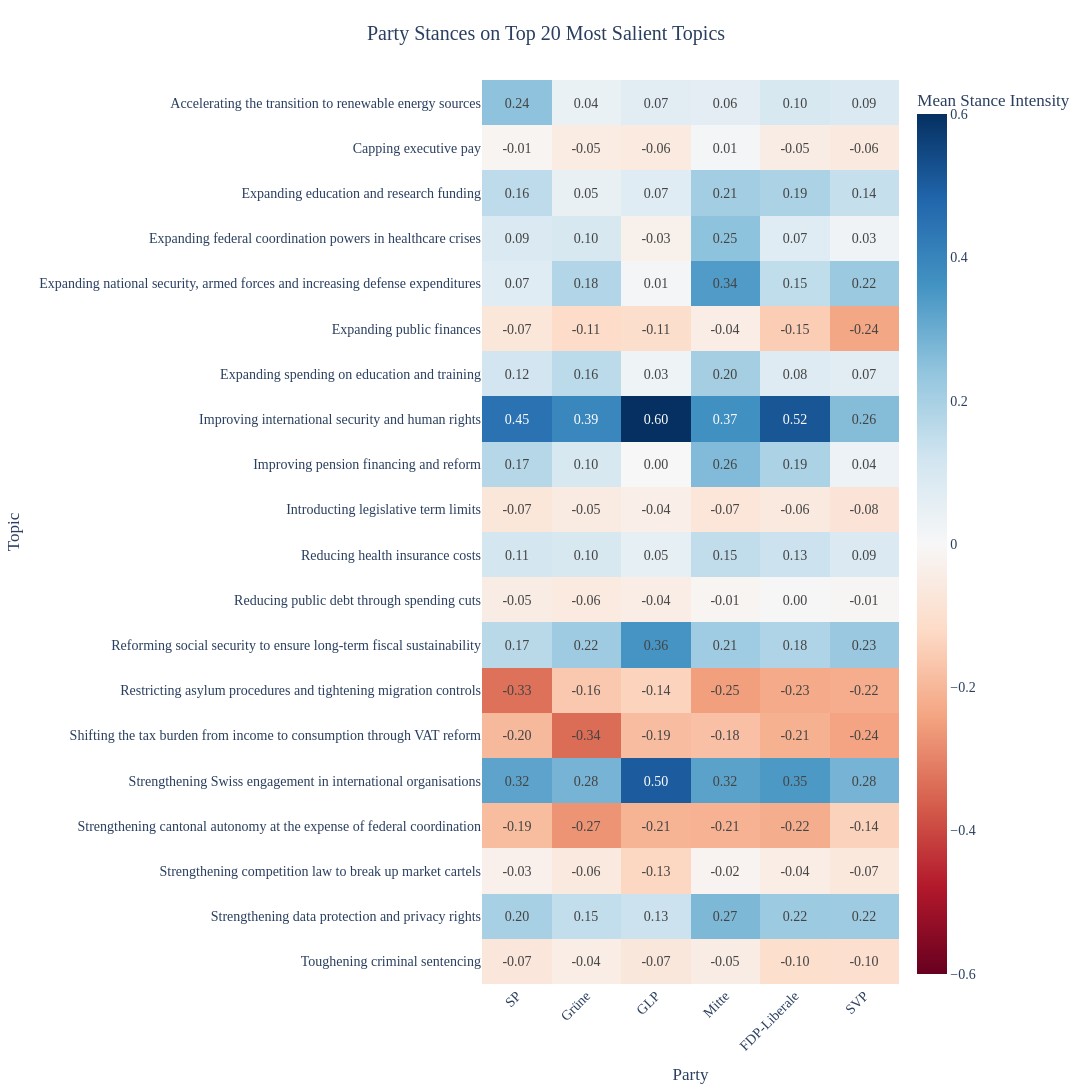

Write notebook code for a chart like this one.
### Markdown cell above
### The Ideological Heatmap

### Code cell
# Figure 2: Party Stances on Top 20 Most Salient Topics (Plotly Heatmap)
# Select top 20 topics by total speech volume for a cleaner plot
top_20_topics = (
    df_major["Representation_with_Direction"].value_counts().nlargest(20).index
)

heatmap_data = (
    df_major[df_major["Representation_with_Direction"].isin(top_20_topics)]
    .groupby(["Representation_with_Direction", "party"])["Stance_Intensity"]
    .mean()
    .unstack(level="party")
)

heatmap_data = heatmap_data[spectrum_order]  # left-to-right sorting

fig = px.imshow(
    heatmap_data,
    labels=dict(x="Party", y="Topic", color="Mean Stance Intensity"),
    x=spectrum_order,
    y=heatmap_data.index,
    color_continuous_scale="RdBu",
    color_continuous_midpoint=0,
    aspect="auto",
    title="Party Stances on Top 20 Most Salient Topics",
)

fig.update_traces(text=heatmap_data.values, texttemplate="%{text:.2f}")

fig.update_layout(**pub_layout, xaxis_tickangle=-45, height=1200, width=1200)

fig.show()
# pio.write_image(fig, "party_stance_top20_heatmap.pdf")

### Figure 1 — Plotly figure (JSON) as saved in the notebook; plotly's stock layout.template omitted (floating-point values rounded to 4 significant figures)
{"data": [{"coloraxis": "coloraxis", "hovertemplate": "Party: %{x}<br>Topic: %{y}<br>Mean Stance Intensity: %{z}<extra></extra>", "name": "0", "text": [[0.2442, 0.04255, 0.06522, 0.06456, 0.1003, 0.08806], [-0.01439, -0.0509, -0.05723, 0.0131, -0.04712, -0.05922], [0.1564, 0.0482, 0.07133, 0.2086, 0.1925, 0.1424], [0.08986, 0.1019, -0.0294, 0.2455, 0.07415, 0.02602], [0.07175, 0.1787, 0.01324, 0.3406, 0.1518, 0.225], [-0.07357, -0.1113, -0.1057, -0.04336, -0.1512, -0.2354], [0.1179, 0.1616, 0.02691, 0.2046, 0.07728, 0.0676], [0.4489, 0.3932, 0.6002, 0.3675, 0.5166, 0.2603], [0.1739, 0.09794, 0.00154, 0.2637, 0.1918, 0.0357], [-0.07147, -0.05133, -0.03691, -0.07386, -0.05903, -0.081], [0.112, 0.09713, 0.05218, 0.1498, 0.1289, 0.0877], [-0.04807, -0.05669, -0.04332, -0.01324, -0.002701, -0.006471], [0.1651, 0.2162, 0.3576, 0.2147, 0.1827, 0.227], [-0.3304, -0.1632, -0.1362, -0.2501, -0.2273, -0.2218], [-0.1952, -0.3392, -0.1875, -0.1799, -0.2142, -0.2412], [0.3211, 0.2831, 0.5018, 0.324, 0.3453, 0.283], [-0.1896, -0.2693, -0.2076, -0.2112, -0.2206, -0.1408], [-0.03032, -0.05924, -0.1287, -0.01746, -0.04364, -0.06522], [0.2003, 0.1495, 0.1287, 0.2705, 0.2203, 0.2168], [-0.07117, -0.04203, -0.06926, -0.04574, -0.1047, -0.1016]], "texttemplate": "%{text:.2f}", "type": "heatmap", "x": ["SP", "Grüne", "GLP", "Mitte", "FDP-Liberale", "SVP"], "xaxis": "x", "y": ["Accelerating the transition to renewable energy sources", "Capping executive pay", "Expanding education and research funding", "Expanding federal coordination powers in healthcare crises", "Expanding national security, armed forces and increasing defense expenditures", "Expanding public finances", "Expanding spending on education and training", "Improving international security and human rights", "Improving pension financing and reform", "Introducting legislative term limits", "Reducing health insurance costs", "Reducing public debt through spending cuts", "Reforming social security to ensure long-term fiscal sustainability", "Restricting asylum procedures and tightening migration controls", "Shifting the tax burden from income to consumption through VAT reform", "Strengthening Swiss engagement in international organisations", "Strengthening cantonal autonomy at the expense of federal coordination", "Strengthening competition law to break up market cartels", "Strengthening data protection and privacy rights", "Toughening criminal sentencing"], "yaxis": "y", "z": [[0.2442, 0.04255, 0.06522, 0.06456, 0.1003, 0.08806], [-0.01439, -0.0509, -0.05723, 0.0131, -0.04712, -0.05922], [0.1564, 0.0482, 0.07133, 0.2086, 0.1925, 0.1424], [0.08986, 0.1019, -0.0294, 0.2455, 0.07415, 0.02602], [0.07175, 0.1787, 0.01324, 0.3406, 0.1518, 0.225], [-0.07357, -0.1113, -0.1057, -0.04336, -0.1512, -0.2354], [0.1179, 0.1616, 0.02691, 0.2046, 0.07728, 0.0676], [0.4489, 0.3932, 0.6002, 0.3675, 0.5166, 0.2603], [0.1739, 0.09794, 0.00154, 0.2637, 0.1918, 0.0357], [-0.07147, -0.05133, -0.03691, -0.07386, -0.05903, -0.081], [0.112, 0.09713, 0.05218, 0.1498, 0.1289, 0.0877], [-0.04807, -0.05669, -0.04332, -0.01324, -0.002701, -0.006471], [0.1651, 0.2162, 0.3576, 0.2147, 0.1827, 0.227], [-0.3304, -0.1632, -0.1362, -0.2501, -0.2273, -0.2218], [-0.1952, -0.3392, -0.1875, -0.1799, -0.2142, -0.2412], [0.3211, 0.2831, 0.5018, 0.324, 0.3453, 0.283], [-0.1896, -0.2693, -0.2076, -0.2112, -0.2206, -0.1408], [-0.03032, -0.05924, -0.1287, -0.01746, -0.04364, -0.06522], [0.2003, 0.1495, 0.1287, 0.2705, 0.2203, 0.2168], [-0.07117, -0.04203, -0.06926, -0.04574, -0.1047, -0.1016]]}], "layout": {"coloraxis": {"cmid": 0, "colorbar": {"title": {"text": "Mean Stance Intensity"}}, "colorscale": [[0, "rgb(103,0,31)"], [0.1, "rgb(178,24,43)"], [0.2, "rgb(214,96,77)"], [0.3, "rgb(244,165,130)"], [0.4, "rgb(253,219,199)"], [0.5, "rgb(247,247,247)"], [0.6, "rgb(209,229,240)"], [0.7, "rgb(146,197,222)"], [0.8, "rgb(67,147,195)"], [0.9, "rgb(33,102,172)"], [1, "rgb(5,48,97)"]]}, "font": {"family": "Times New Roman, serif", "size": 14}, "height": 1200, "hovermode": "closest", "margin": {"b": 50, "l": 50, "r": 50, "t": 80}, "title": {"font": {"size": 20}, "text": "Party Stances on Top 20 Most Salient Topics", "x": 0.5}, "width": 1200, "xaxis": {"anchor": "y", "domain": [0, 1], "tickangle": -45, "title": {"text": "Party"}}, "yaxis": {"anchor": "x", "autorange": "reversed", "domain": [0, 1], "title": {"text": "Topic"}}}}
